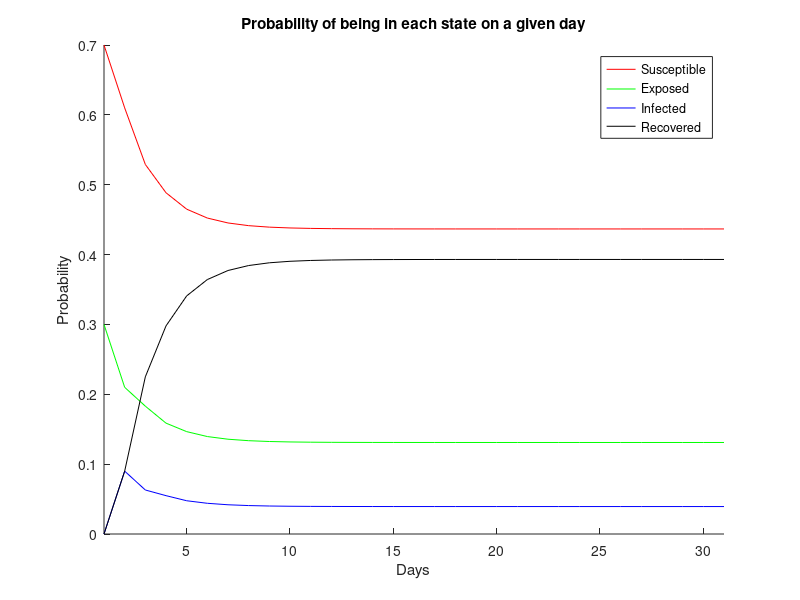
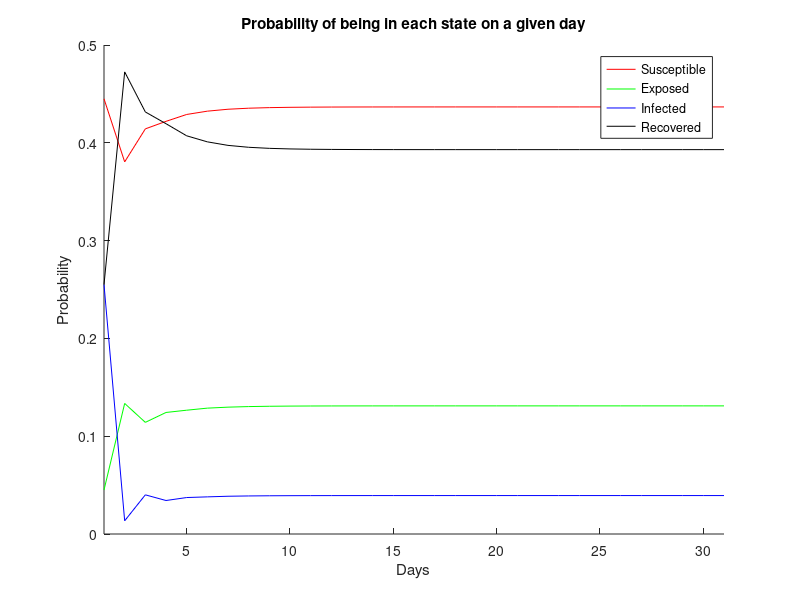
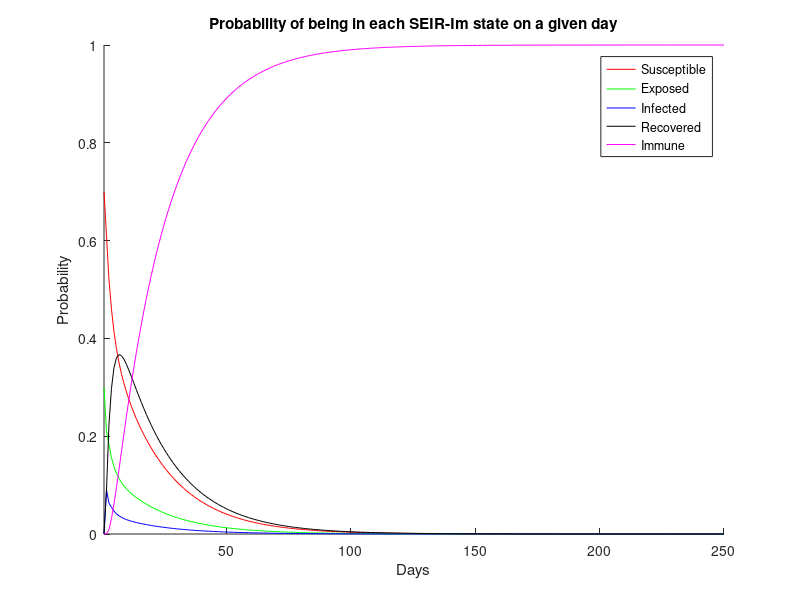

These figures' MATLAB source, in order:
clc
close all
clear all

%% Section 2: Modeling Small Population Epidemics with Markov Chains

    % 2.1 Questions
        % #2
        P_s = 0.7;
        P_e = 0.4;
        P_i = 1.0;
        P_r = 0.8;

        SEIR_trans_matr = [P_s          P_e              0            (1 - P_r)
                           (1 - P_s)    0                0            0
                           0            0.5*(1 - P_e)    (1 - P_i)    0
                           0            0.5*(1 - P_e)    P_i          P_r];
        
        disp("Transition matrix for Markov Chain of the SEIR model:");
        disp(SEIR_trans_matr);
        
        
        % #3
        sv_q2_3 = [0; 1; 0; 0];     % exposed state vector
        
        probability_q2_3 = SEIR_trans_matr * sv_q2_3;
        
        disp("Probability exposed individual is in each state after one day:");
        disp(probability_q2_3);
        
        
        % #4
        sv_q2_4 = [1; 0; 0; 0];     % susceptible state vector
        
        five_iter_SEIR_trans_matr = SEIR_trans_matr ^ 5
        
        probability_q2_4 = five_iter_SEIR_trans_matr * sv_q2_4;
        
        disp("Probability susceptible individual is in each state after five days:");
        disp(probability_q2_4);
        
        
        
        
%% Section 3: Stationary Probability Distributions

    % 3.1 Questions
        % #1
            % (a)
            sv_s = [1; 0; 0; 0];     % susceptible state vector
            probability_s = zeros(1, 31);
            probability_e = zeros(1, 31);
            probability_i = zeros(1, 31);
            probability_r = zeros(1, 31);

            probability_step = zeros(4, 1);
            for n = 1:31
                probability_step = (SEIR_trans_matr ^ n) * sv_s;
                probability_step = probability_step / sum(probability_step);
                probability_s(n) = probability_step(1);
                probability_e(n) = probability_step(2);
                probability_i(n) = probability_step(3);
                probability_r(n) = probability_step(4);
            end

            figure(1)
            hold on
            step_count = linspace(1, 31, 31);
            plot(step_count, probability_s, "-r");
            plot(step_count, probability_e, "-g");
            plot(step_count, probability_i, "-b");
            plot(step_count, probability_r, "-k");
            legend("Susceptible", "Exposed", "Infected", "Recovered");
            title("Probability of being in each state on a given day");
            xlabel("Days");
            ylabel("Probability");
            xlim([1, 31]);
            hold off
            
            
            % (b)
            stat_dist = [probability_s(31); probability_e(31); probability_i(31); probability_r(31)];
            
            disp("Stationary distribution:");
            disp(stat_dist);
            
            
        % #2
            % (a)
            p2_sv_s = [0.15; 0.85; 0; 0];
            p2_probability_s = zeros(1, 31);
            p2_probability_e = zeros(1, 31);
            p2_probability_i = zeros(1, 31);
            p2_probability_r = zeros(1, 31);

            p2_probability_step = zeros(4, 1);
            for n = 1:31
                p2_probability_step = (SEIR_trans_matr ^ n) * p2_sv_s;
                p2_probability_step = p2_probability_step / sum(p2_probability_step);
                p2_probability_s(n) = p2_probability_step(1);
                p2_probability_e(n) = p2_probability_step(2);
                p2_probability_i(n) = p2_probability_step(3);
                p2_probability_r(n) = p2_probability_step(4);
            end

            figure(2)
            hold on
            plot(step_count, p2_probability_s, "-r");
            plot(step_count, p2_probability_e, "-g");
            plot(step_count, p2_probability_i, "-b");
            plot(step_count, p2_probability_r, "-k");
            legend("Susceptible", "Exposed", "Infected", "Recovered");
            title("Probability of being in each state on a given day");
            xlabel("Days");
            ylabel("Probability");
            xlim([1, 31]);
            hold off
            
            
            % (b)
            p2_stat_dist = [p2_probability_s(31); p2_probability_e(31); p2_probability_i(31); p2_probability_r(31)];
            
            disp("Stationary distribution:");
            disp(p2_stat_dist);
            
            
        % #4
            % (a)
            % I don't know
            
            
            % (b)
            % I don't know
            
            
            % (c)
            % I don't know
            
            
            % (d)
            % I don't know
            
            
        % #5
            % (b)
            P_Im = 1.0;
            
            SEIR_Im_trans_matr = [P_s          P_e              0            0.5*(1 - P_r)    0
                                  (1 - P_s)    0                0            0                0
                                  0            0.5*(1 - P_e)    (1 - P_i)    0                0
                                  0            0.5*(1 - P_e)    P_i          P_r              0
                                  0            0                0            0.5*(1 - P_r)    P_Im];
                              
            disp("Transition matrix for Markov Chain of the SEIR-Im model:");
            disp(SEIR_Im_trans_matr);
            
            
            % (c)
            p3_sv_s = [1; 0; 0; 0; 0];
            p3_probability_s = zeros(1, 250);
            p3_probability_e = zeros(1, 250);
            p3_probability_i = zeros(1, 250);
            p3_probability_r = zeros(1, 250);
            p3_probability_Im = zeros(1, 250);

            p3_probability_step = zeros(5, 1);
            for n = 1:250
                p3_probability_step = (SEIR_Im_trans_matr ^ n) * p3_sv_s;
                p3_probability_step = p3_probability_step / sum(p3_probability_step);
                p3_probability_s(n) = p3_probability_step(1);
                p3_probability_e(n) = p3_probability_step(2);
                p3_probability_i(n) = p3_probability_step(3);
                p3_probability_r(n) = p3_probability_step(4);
                p3_probability_Im(n) = p3_probability_step(5);
            end

            figure(4)
            hold on
            step_count_250 = linspace(1, 250, 250);
            plot(step_count_250, p3_probability_s, "-r");
            plot(step_count_250, p3_probability_e, "-g");
            plot(step_count_250, p3_probability_i, "-b");
            plot(step_count_250, p3_probability_r, "-k");
            plot(step_count_250, p3_probability_Im, "-m");
            legend("Susceptible", "Exposed", "Infected", "Recovered", "Immune");
            title("Probability of being in each SEIR-Im state on a given day");
            xlabel("Days");
            ylabel("Probability");
            xlim([1, 250]);
            hold off
            
            SEIR_Im_stat_dist = [p3_probability_s(250)
                                 p3_probability_e(250)
                                 p3_probability_i(250) 
                                 p3_probability_r(250)
                                 p3_probability_Im(250)];
            
            disp("Stationary distribution:");
            disp(SEIR_Im_stat_dist);
            
            
            
        